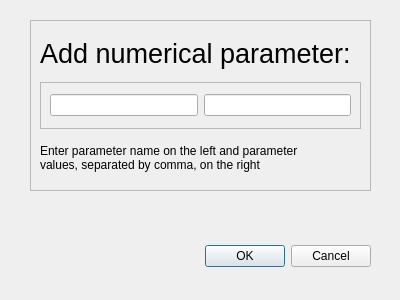
<?xml version="1.0" encoding="UTF-8"?>
<ui version="4.0">
 <class>Dialog</class>
 <widget class="QDialog" name="Dialog">
  <property name="geometry">
   <rect>
    <x>0</x>
    <y>0</y>
    <width>400</width>
    <height>300</height>
   </rect>
  </property>
  <property name="windowTitle">
   <string>Dialog</string>
  </property>
  <widget class="QDialogButtonBox" name="ok_cancel_button">
   <property name="geometry">
    <rect>
     <x>30</x>
     <y>240</y>
     <width>341</width>
     <height>32</height>
    </rect>
   </property>
   <property name="orientation">
    <enum>Qt::Orientation::Horizontal</enum>
   </property>
   <property name="standardButtons">
    <set>QDialogButtonBox::StandardButton::Cancel|QDialogButtonBox::StandardButton::Ok</set>
   </property>
  </widget>
  <widget class="QFrame" name="frame">
   <property name="geometry">
    <rect>
     <x>30</x>
     <y>20</y>
     <width>341</width>
     <height>171</height>
    </rect>
   </property>
   <property name="frameShape">
    <enum>QFrame::Shape::StyledPanel</enum>
   </property>
   <property name="frameShadow">
    <enum>QFrame::Shadow::Raised</enum>
   </property>
   <layout class="QVBoxLayout" name="verticalLayout">
    <item>
     <widget class="QLabel" name="label">
      <property name="font">
       <font>
        <pointsize>20</pointsize>
       </font>
      </property>
      <property name="text">
       <string>Add numerical parameter:</string>
      </property>
     </widget>
    </item>
    <item>
     <widget class="QFrame" name="frame_2">
      <property name="frameShape">
       <enum>QFrame::Shape::StyledPanel</enum>
      </property>
      <property name="frameShadow">
       <enum>QFrame::Shadow::Raised</enum>
      </property>
      <layout class="QHBoxLayout" name="horizontalLayout">
       <item>
        <widget class="QLineEdit" name="param_name_lineedit"/>
       </item>
       <item>
        <widget class="QLineEdit" name="param_values_lineedit"/>
       </item>
      </layout>
     </widget>
    </item>
    <item>
     <widget class="QLabel" name="label_2">
      <property name="text">
       <string>Enter parameter name on the left and parameter 
values, separated by comma, on the right</string>
      </property>
     </widget>
    </item>
   </layout>
  </widget>
 </widget>
 <resources/>
 <connections>
  <connection>
   <sender>ok_cancel_button</sender>
   <signal>accepted()</signal>
   <receiver>Dialog</receiver>
   <slot>accept()</slot>
   <hints>
    <hint type="sourcelabel">
     <x>248</x>
     <y>254</y>
    </hint>
    <hint type="destinationlabel">
     <x>157</x>
     <y>274</y>
    </hint>
   </hints>
  </connection>
  <connection>
   <sender>ok_cancel_button</sender>
   <signal>rejected()</signal>
   <receiver>Dialog</receiver>
   <slot>reject()</slot>
   <hints>
    <hint type="sourcelabel">
     <x>316</x>
     <y>260</y>
    </hint>
    <hint type="destinationlabel">
     <x>286</x>
     <y>274</y>
    </hint>
   </hints>
  </connection>
 </connections>
</ui>
